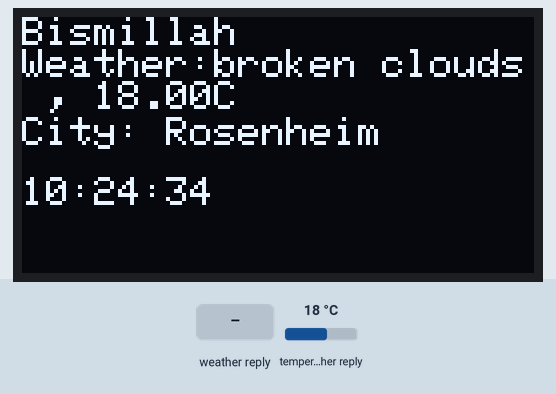
Simulated run of this sketch. Board: ESP32. Parts: 128×64 one-colour display. The inputs (shaded band) are chosen by the test bench; at power-on: temperature in the weather reply 18 °C. WiFi joins after 1.5 s; servers stay silent unless stated; the display library's start-up logo is not drawn; network time is answered at once with the bench clock; the local clock reads 2024-03-15 10:24:30 at power-on unless the sketch sets it; nothing arrives over Bluetooth unless stated; web services answer with replies made up by the test bench; what the sketch prints to the serial monitor is not drawn.

Above: at 5.2 s.
5.3 s: weather in the web reply set to Clear
At 6.4 s:
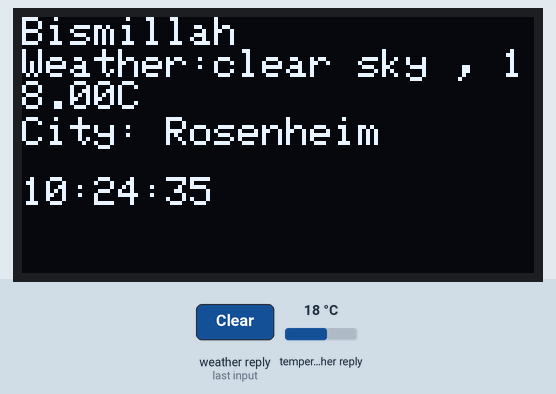
9.9 s: weather in the web reply set to Rain
At 11.4 s:
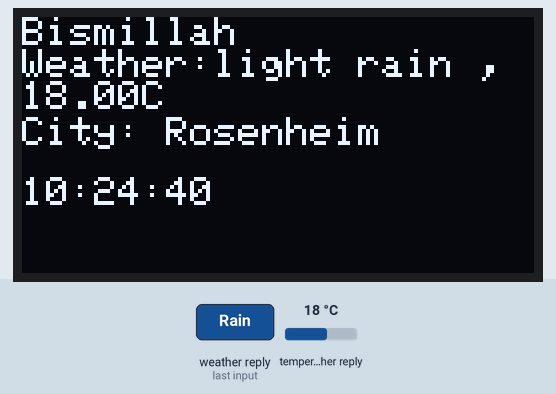
14.5 s: weather in the web reply set to Snow
At 16.5 s:
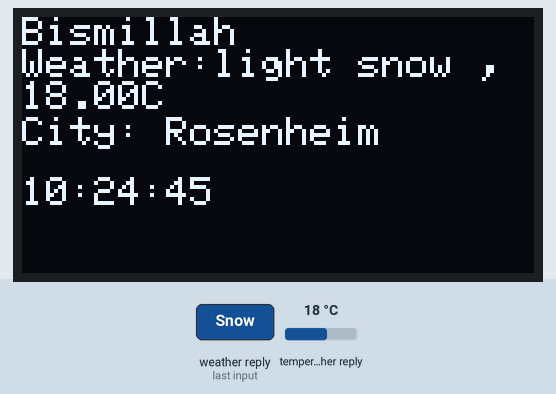
19.1 s: weather in the web reply set to Thunderstorm
At 20.5 s:
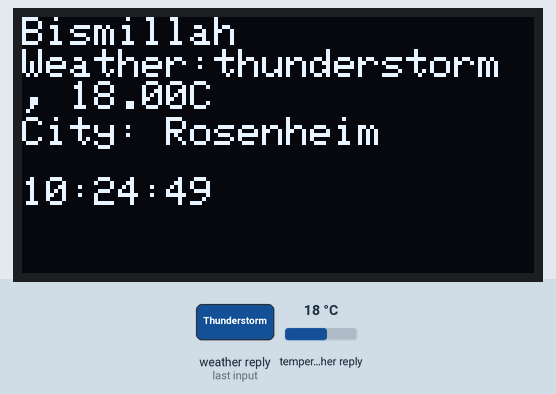
23.7 s: weather in the web reply set to Mist
At 25.6 s:
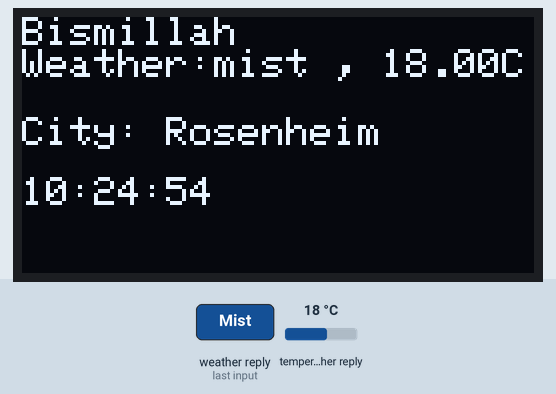
28.3 s: weather in the web reply set to Clouds
At 30.7 s:
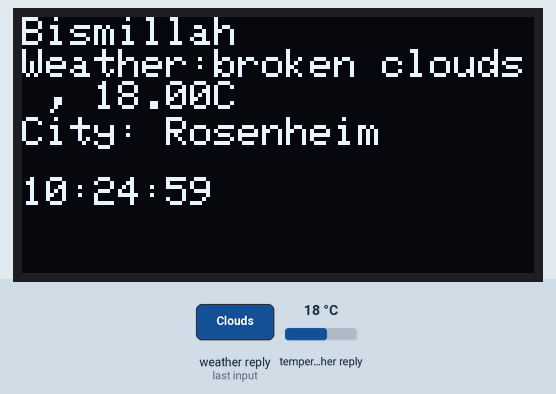
Timing chart, 0 to 32.2 s (numbered marks = the images above; inputs shaded):
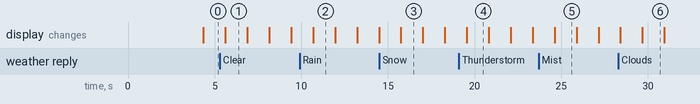

Measured:
- after the input at 5.3 s, the display: changes after 0.32 s (image 1)
- after the input at 9.9 s, the display: changes after 0.79 s (image 2)
- after the input at 14.5 s, the display: changes after 1.3 s (image 3)
- after the input at 19.1 s, the display: changes after 0.45 s (image 4)
- after the input at 23.7 s, the display: changes after 0.92 s (image 5)
- after the input at 28.3 s, the display: first changes after 0.12 s (image 6 shows a later state)
- what the display in image 2 shows lasts 1.3 s, from 10.7 s to 12.0 s

The sketch:

Weatherpod.ino
```cpp
#include <Wire.h>
#include <Adafruit_GFX.h>
#include <Adafruit_SSD1306.h>
#include <WiFi.h>
#include <HTTPClient.h>
#include <WiFiUdp.h>
#include <NTPClient.h>
#include <BluetoothSerial.h>
#include <ArduinoJson.h>

// OLED display dimensions
#define SCREEN_WIDTH 128
#define SCREEN_HEIGHT 64
#define OLED_RESET    -1

// Create an SSD1306 display object connected to I2C
Adafruit_SSD1306 display(SCREEN_WIDTH, SCREEN_HEIGHT, &Wire, OLED_RESET);

// WiFi credentials
const char* ssid = "TabishTP-Link_B736";
const char* password = "Zainabu@01";

// OpenWeatherMap API credentials
const char* api_key = "b9dd54b7c5ed9398dcf5681144f29846";
const char* city_id = "2844988";

WiFiClient client;  // WiFi client object for HTTPClient

// NTP Client settings
WiFiUDP ntpUDP;
NTPClient timeClient(ntpUDP, "pool.ntp.org", 2 * 3600, 60000); // Adjust timezone offset as necessary

// Bluetooth Serial
BluetoothSerial SerialBT;
const char* bt_password = "Tabish@01"; // Set your desired password
bool authenticated = false; // Track authentication status

// Reminder structure
struct Reminder {
  String time;
  String message;
};

Reminder reminders[5]; // Array to store reminders
int reminderCount = 0;

void setup() {
  Serial.begin(115200);
  SerialBT.begin("TABISH_WeatherPod"); // Bluetooth device name

  // Initialize the OLED display
  if(!display.begin(SSD1306_SWITCHCAPVCC, 0x3C)) {
    Serial.println(F("SSD1306 allocation failed"));
    for(;;);
  }
  display.display();
  delay(2000);
  display.clearDisplay();

  // Connect to Wi-Fi
  Serial.println("Connecting to WiFi...");
  WiFi.begin(ssid, password);
  while (WiFi.status() != WL_CONNECTED) {
    delay(1000);
    Serial.print(".");
  }
  Serial.println("\nConnected to WiFi");

  // Initialize NTP client
  Serial.println("Initializing NTP client...");
  timeClient.begin();
}

void loop() {
  // Update NTP client
  timeClient.update();

  // Get current time
  String formattedTime = getFormattedTime();
  Serial.println("Current time: " + formattedTime);

  // Update weather and display it
  if (WiFi.status() == WL_CONNECTED) {
    HTTPClient http;
    String weather_url = "http://api.openweathermap.org/data/2.5/weather?id=" + String(city_id) + "&appid=" + String(api_key) + "&units=metric";
    http.begin(client, weather_url);
    int httpCode = http.GET();

    if (httpCode > 0) {
      String payload = http.getString();
      Serial.println("Weather API response: " + payload);
      DynamicJsonDocument doc(1024);
      deserializeJson(doc, payload);

      // Extract temperature and weather description from JSON
      float temperature = doc["main"]["temp"];
      const char* weather_description = doc["weather"][0]["description"];
      String weather = String(weather_description) + " , " + String(temperature) + "C";

      // Display weather and time on OLED
      display.clearDisplay();
      display.setTextSize(1);
      display.setTextColor(SSD1306_WHITE);
      display.setCursor(0, 0);
      display.println("Bismillah");
      display.print("Weather:");
      display.println(weather);
      display.setCursor(0, 25);
      display.print("City: Rosenheim");
      display.setCursor(0, 40);
      display.println(formattedTime);

      Serial.println("Weather: " + weather);
    } else {
      Serial.println("Error getting weather data, HTTP code: " + String(httpCode));
    }
    http.end(); // Close HTTP connection
  } else {
    Serial.println("WiFi not connected");
  }

  // Display reminders
  display.setCursor(0, 50);
  for (int i = 0; i < reminderCount; i++) {
    display.print("R" + String(i+1) + ": " + reminders[i].message);
    display.setCursor(0, 50 + (i + 1) * 10);
  }

  display.display();

  // Check for Bluetooth data
  if (SerialBT.available()) {
    String received = SerialBT.readStringUntil('\n');
    Serial.println("Received via Bluetooth: " + received);
    processBluetoothCommand(received);
  }

  // Check for reminders to delete
  checkReminders(formattedTime);

  delay(1000);
}

// Function to add a reminder
void addReminder(String time, String message) {
  if (reminderCount < 5) {
    reminders[reminderCount].time = time;
    reminders[reminderCount].message = message;
    reminderCount++;
    Serial.println("Reminder added: " + message + " at " + time);
  } else {
    Serial.println("Reminder list full");
  }
}

// Function to delete a reminder
void deleteReminder(int index) {
  if (index < 0 || index >= reminderCount) return;
  Serial.println("Deleting reminder: " + reminders[index].message);
  for (int i = index; i < reminderCount - 1; i++) {
    reminders[i] = reminders[i + 1];
  }
  reminderCount--;
}

void processBluetoothCommand(String command) {
  // Check if the user is authenticated
  if (!authenticated) {
    if (command.equals(bt_password)) {
      authenticated = true;
      Serial.println("Authenticated successfully");
      SerialBT.println("Authenticated successfully");
    } else {
      Serial.println("Authentication failed");
      SerialBT.println("Authentication failed");
    }
    return;
  }

  // Process other commands only if authenticated
  // Expected format: "REMINDER:hh:mm:ss:message"
  if (command.startsWith("REMINDER:")) {
    String time = command.substring(9, 17);
    String message = command.substring(18);
    addReminder(time, message);
    Serial.println("Reminder added: " + message);
  }
}

void checkReminders(String currentTime) {
  for (int i = 0; i < reminderCount; i++) {
    if (currentTime >= reminders[i].time) {
      Serial.println("Deleting reminder: " + reminders[i].message);
      deleteReminder(i);
      i--; // Adjust index after deletion
    }
  }
}

String getFormattedTime() {
  unsigned long rawTime = timeClient.getEpochTime();
  time_t currentTime = (time_t)rawTime; // Cast to time_t
  struct tm* p_tm = localtime(&currentTime); // Convert to local time

  // Format time as HH:MM:SS
  char timeString[9]; // Buffer for time string
  sprintf(timeString, "%02d:%02d:%02d", p_tm->tm_hour, p_tm->tm_min, p_tm->tm_sec);
  return String(timeString); // Return formatted time as String
}
```
